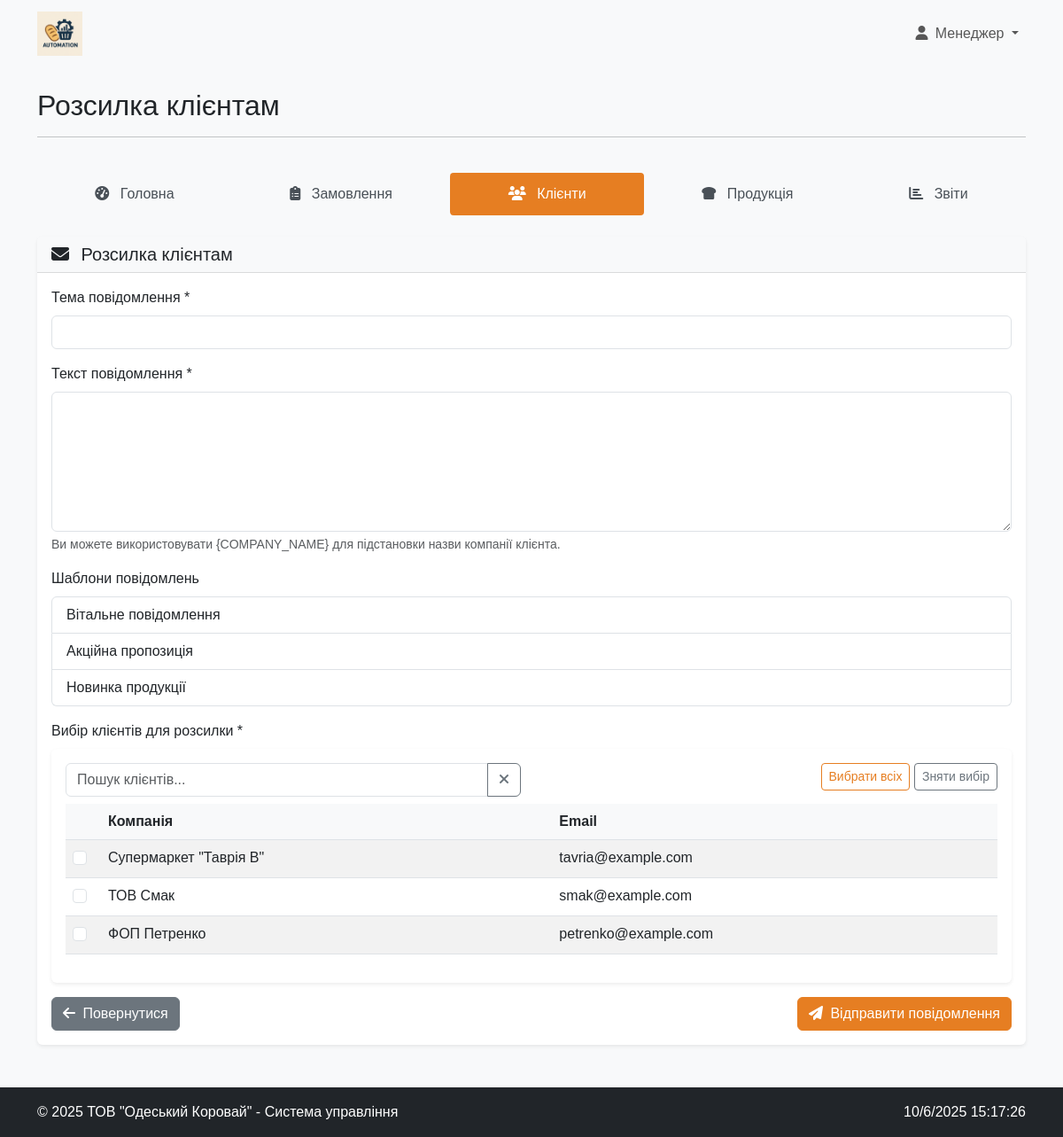
Page /modules/manager/client_email.php (signed in) on the committed database.
### tables this page shows
CREATE TABLE IF NOT EXISTS `polzovateli` (
  `id` int(11) NOT NULL AUTO_INCREMENT,
  `login` varchar(50) NOT NULL,
  `password` varchar(255) NOT NULL,
  `name` varchar(100) DEFAULT NULL,
  PRIMARY KEY (`id`),
  UNIQUE KEY `login` (`login`)
);

CREATE TABLE IF NOT EXISTS `klientu` (
  `id` int(11) NOT NULL AUTO_INCREMENT,
  `name` varchar(100) NOT NULL,
  `fio` varchar(100) NOT NULL,
  `dolj` varchar(100) DEFAULT NULL,
  `tel` varchar(20) DEFAULT NULL,
  `mail` varchar(100) DEFAULT NULL,
  `city` varchar(100) DEFAULT NULL,
  `adres` varchar(255) DEFAULT NULL,
  `rast` float DEFAULT NULL,
  `login` varchar(50) DEFAULT NULL,
  `password` varchar(255) DEFAULT NULL,
  PRIMARY KEY (`id`)
);

### includes/auth.php (called while the page is built, shortened)
<?php
function isUserLoggedIn() {
    return isset($_SESSION['id']) && !empty($_SESSION['id']);
}
function getUserRole() {
    $userId = $_SESSION['id'];
    switch ($userId) {
        case 1:
            return 'manager';
    }
}
function getUserType() {
    return isset($_SESSION['user_type']) ? $_SESSION['user_type'] : null;
}

### modules/manager/client_email.php (the view, shortened to what this page needs)
<?php
$pageTitle = 'Розсилка клієнтам';
require_once '../../includes/auth.php';
$connection = connectDatabase();
$clientsQuery = "SELECT id, name, mail FROM klientu WHERE mail != '' AND mail IS NOT NULL ORDER BY name";
$clientsResult = mysqli_query($connection, $clientsQuery);
$clients = [];
while ($client = mysqli_fetch_assoc($clientsResult)) {
    $clients[] = $client;
}
include_once '../../includes/header.php';
?>
<div class="row mb-4">
    <div class="col-md-12">
        <nav class="nav main-menu nav-pills nav-fill">
            <a class="nav-link" href="dashboard.php">
                <i class="fas fa-tachometer-alt"></i> Головна
            </a>
            <a class="nav-link" href="orders.php">
                <i class="fas fa-clipboard-list"></i> Замовлення
            </a>
            <a class="nav-link active" href="clients.php">
                <i class="fas fa-users"></i> Клієнти
            </a>
            <a class="nav-link" href="products.php">
                <i class="fas fa-bread-slice"></i> Продукція
            </a>
            <a class="nav-link" href="reports.php">
                <i class="fas fa-chart-bar"></i> Звіти
            </a>
        </nav>
    </div>
</div>
<div class="card">
    <div class="card-header">
        <h5 class="mb-0">
            <i class="fas fa-envelope me-2"></i> Розсилка клієнтам
        </h5>
    </div>
    <div class="card-body">
        <form action="" method="POST">
            <div class="row mb-3">
                <div class="col-md-12">
                    <label for="subject" class="form-label">Тема повідомлення *</label>
                    <input type="text" class="form-control" id="subject" name="subject" required>
                </div>
            </div>
            <div class="row mb-3">
                <div class="col-md-12">
                    <label for="message" class="form-label">Текст повідомлення *</label>
                    <textarea class="form-control" id="message" name="message" rows="6" required></textarea>
                    <div class="form-text">
                        Ви можете використовувати {COMPANY_NAME} для підстановки назви компанії клієнта.
                    </div>
                </div>
            </div>
            <div class="row mb-3">
                <div class="col-md-12">
                    <label class="form-label">Шаблони повідомлень</label>
                    <div class="list-group">
                        <button type="button" class="list-group-item list-group-item-action" onclick="loadTemplate('greeting')">
                            Вітальне повідомлення
                        </button>
                        <button type="button" class="list-group-item list-group-item-action" onclick="loadTemplate('promotion')">
                            Акційна пропозиція
                        </button>
                        <button type="button" class="list-group-item list-group-item-action" onclick="loadTemplate('newProduct')">
                            Новинка продукції
                        </button>
                    </div>
                </div>
            </div>
            <div class="row mb-3">
                <div class="col-md-12">
                    <label class="form-label">Вибір клієнтів для розсилки *</label>
                    <div class="card">
                        <div class="card-body">
                            <div class="row mb-2">
                                <div class="col-md-6">
                                    <div class="input-group">
                                        <input type="text" class="form-control" id="searchClient" placeholder="Пошук клієнтів...">
                                        <button class="btn btn-outline-secondary" type="button" onclick="clearClientSearch()">
                                            <i class="fas fa-times"></i>
                                        </button>
                                    </div>
                                </div>
                                <div class="col-md-6 text-end">
                                    <button type="button" class="btn btn-sm btn-outline-primary" onclick="selectAllClients()">
                                        Вибрати всіх
                                    </button>
                                    <button type="button" class="btn btn-sm btn-outline-secondary" onclick="deselectAllClients()">
                                        Зняти вибір
                                    </button>
                                </div>
                            </div>
                            <div class="table-responsive" style="max-height: 300px; overflow-y: auto;">
                                <table class="table table-hover table-striped">
                                    <thead>
                                        <tr>
                                            <th style="width: 40px;"></th>
                                            <th>Компанія</th>
                                            <th>Email</th>
                                        </tr>
                                    </thead>
                                    <tbody id="clientsTableBody">
                                        <?php if (count($clients) > 0): ?>
                                            <?php foreach ($clients as $client): ?>
                                                <tr class="client-row">
                                                    <td>
                                                        <div class="form-check">
                                                            <input class="form-check-input client-checkbox" type="checkbox" name="client_ids[]" value="<?php echo $client['id']; ?>" id="client<?php echo $client['id']; ?>">
                                                        </div>
                                                    </td>
                                                    <td>
                                                        <label class="form-check-label" for="client<?php echo $client['id']; ?>">
                                                            <?php echo htmlspecialchars($client['name']); ?>
                                                        </label>
                                                    </td>
                                                    <td><?php echo htmlspecialchars($client['mail']); ?></td>
                                                </tr>
                                            <?php endforeach; ?>
                                        <?php else: ?>
                                            <tr>
                                                <td colspan="3" class="text-center">Клієнтів з email не знайдено</td>
                                            </tr>
                                        <?php endif; ?>
                                    </tbody>
                                </table>
                            </div>
                        </div>
                    </div>
                </div>
            </div>
            <div class="d-flex justify-content-between">
                <a href="clients.php" class="btn btn-secondary">
                    <i class="fas fa-arrow-left me-1"></i> Повернутися
                </a>
                <button type="submit" class="btn btn-primary">
                    <i class="fas fa-paper-plane me-1"></i> Відправити повідомлення
                </button>
            </div>
        </form>
    </div>
</div>
<?php
include_once '../../includes/footer.php';
?>

### includes/header.php (shortened to what this page needs)
<?php
$pageTitle = $pageTitle ?? 'Система управління "Одеський Коровай"';
$currentUser = null;
$userType = getUserType();
if (isset($_SESSION['id'])) {
    $userId = $_SESSION['id'];
    if ($userType === 'client') {
        $userQuery = "SELECT * FROM klientu WHERE id = ?";
    } else {
        $userQuery = "SELECT * FROM polzovateli WHERE id = ?";
    }
    $stmt = mysqli_prepare($connection, $userQuery);
    mysqli_stmt_bind_param($stmt, "i", $userId);
    mysqli_stmt_execute($stmt);
    $userResult = mysqli_stmt_get_result($stmt);
    if (mysqli_num_rows($userResult) === 1) {
        $currentUser = mysqli_fetch_assoc($userResult);
    }
}
$userRole = getUserRole();
$dashboardUrl = '#';
if ($userType === 'client') {
    $dashboardUrl = '../../modules/client/dashboard.php';
} else {
    switch ($userRole) {
        case 'manager':
            $dashboardUrl = '../../modules/manager/dashboard.php';
            break;
    }
}
?>
<!DOCTYPE html>
<html lang="uk">
<head>
    <link rel="stylesheet" href="https://cdn.jsdelivr.net/npm/bootstrap@5.3.0/dist/css/bootstrap.min.css">
    <link rel="stylesheet" href="https://cdnjs.cloudflare.com/ajax/libs/font-awesome/6.4.0/css/all.min.css">
    <link rel="stylesheet" href="../../assets/css/styles.css">
</head>
<body>
    <nav class="navbar navbar-expand-lg navbar-light bg-light mb-4">
        <div class="container">
            <a class="navbar-brand" href="<?php echo $dashboardUrl; ?>">
                <img src="../../assets/img/logo.png" alt="ТОВ Одеський Коровай" class="logo">
            </a>
            <div class="collapse navbar-collapse" id="navbarNav">
                <ul class="navbar-nav ms-auto">
                    <?php if ($userRole): ?>
                        <li class="nav-item dropdown">
                            <a class="nav-link dropdown-toggle" href="#" id="navbarDropdown" role="button" data-bs-toggle="dropdown" aria-expanded="false">
                                <i class="fas fa-user me-1"></i>
                                <?php
                                if ($currentUser) {
                                    if ($userType === 'client') {
                                        echo htmlspecialchars($currentUser['name']);
                                    } else {
                                        echo htmlspecialchars($currentUser['name']);
                                    }
                                } else {
                                    echo 'Користувач';
                                }
                                ?>
                            </a>
                        </li>
                    <?php else: ?>
                        <li class="nav-item">
                            <a class="nav-link" href="../../index.php"><i class="fas fa-sign-in-alt me-1"></i> Увійти</a>
                        </li>
                    <?php endif; ?>
                </ul>
            </div>
        </div>
    </nav>
    <div class="container">
        <div class="row mb-4">
            <div class="col-md-12">
                <h2><?php echo $pageTitle; ?></h2>
                <hr>
            </div>
        </div>

### assets/css/styles.css (style rules this page uses)
body { background-color: #f8f9fa; font-family: 'Arial', sans-serif; }
.logo { height: 50px; width: auto; }
.main-menu .nav-link { color: #495057; font-weight: 500; padding: 0.75rem 1rem; border-radius: 0.25rem; transition: all 0.3s ease; }
.main-menu .nav-link.active { background-color: #e67e22; color: white; }
.main-menu .nav-link i { margin-right: 0.5rem; }
.card { transition: all 0.3s ease; border: none; box-shadow: 0 0.125rem 0.25rem rgba(0, 0, 0, 0.075); }
.card-header { background-color: #f8f9fa; border-bottom: 1px solid rgba(0, 0, 0, 0.125); font-weight: bold; }
.table th { background-color: #f8f9fa; }
.btn-primary { background-color: #e67e22; border-color: #e67e22; }
.btn-outline-primary { color: #e67e22; border-color: #e67e22; }

### rows in the picture
polzovateli: name "Менеджер"
klientu: name "Супермаркет \"Таврія В\"", mail "tavria@example.com"
klientu: name "ТОВ Смак", mail "smak@example.com"
klientu: name "ФОП Петренко", mail "petrenko@example.com"

### other values in the picture
$pageTitle "Розсилка клієнтам"
